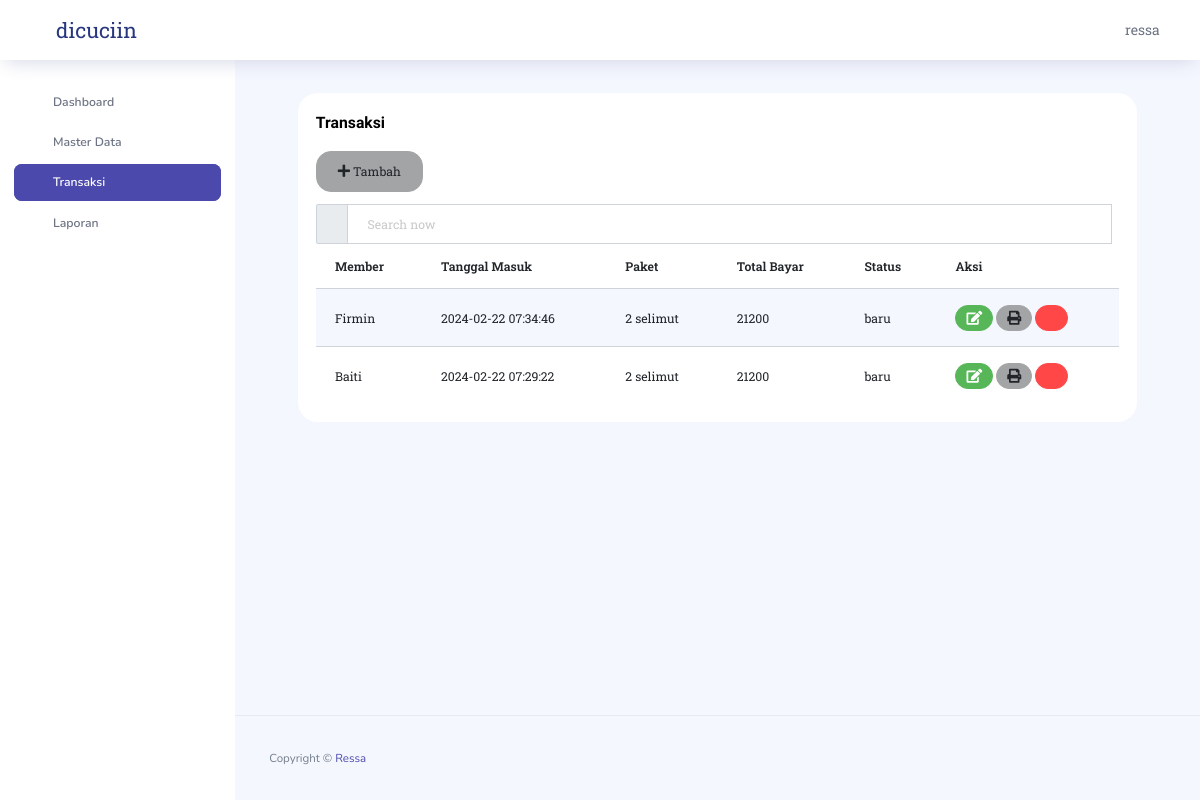
The page /laundryyy/transaksi.php (signed in) on the database as committed earlier.
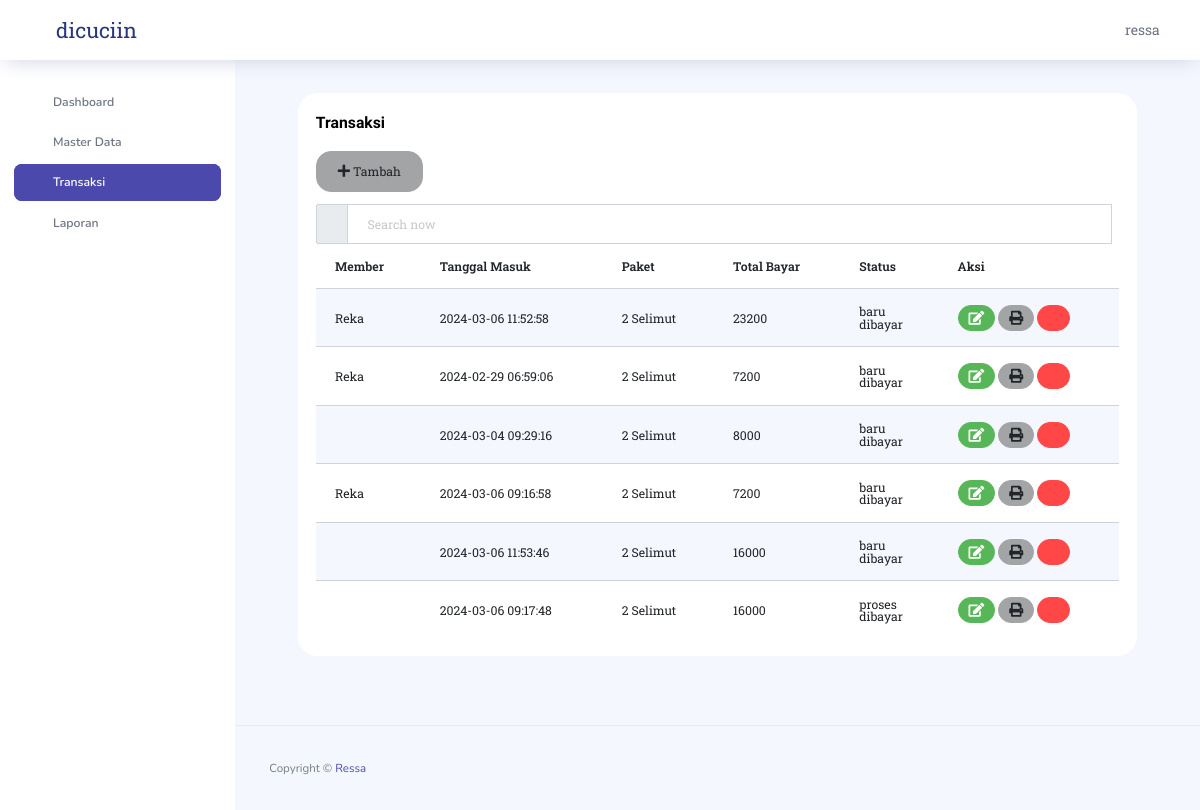
The same page on the database as committed later.
### tables this page shows
CREATE TABLE `tb_detail_transaksi` (
  `id` int(11) NOT NULL,
  `id_transaksi` int(11) NOT NULL,
  `id_paket` int(11) NOT NULL,
  `qty` double NOT NULL,
  `keterangan` text NOT NULL,
  `bukti_tran` varchar(25) NOT NULL
);

CREATE TABLE `tb_member` (
  `id` int(11) NOT NULL,
  `nama_member` varchar(100) NOT NULL,
  `alamat` text NOT NULL,
  `jenis_kelamin` enum('L','P') NOT NULL,
  `tlp` varchar(15) NOT NULL
);

CREATE TABLE `tb_transaksi` (
  `id` int(11) NOT NULL,
  `id_outlet` int(11) NOT NULL,
  `kode_invoice` varchar(100) NOT NULL,
  `id_member` varchar(50) NOT NULL,
  `tgl` datetime NOT NULL,
  `batas_waktu` datetime NOT NULL,
  `tgl_bayar` datetime NOT NULL,
  `biaya_tambahan` int(11) NOT NULL,
  `diskon` double NOT NULL,
  `pajak` int(11) NOT NULL,
  `status` enum('baru','proses','selesai','diambil') NOT NULL DEFAULT 'baru',
  `dibayar` enum('dibayar','belum_dibayar') NOT NULL,
  `id_user` int(11) NOT NULL DEFAULT 1111
);

CREATE TABLE `tb_paket` (
  `id` int(11) NOT NULL,
  `id_outlet` int(11) NOT NULL,
  `jenis` enum('kiloan','selimut','bed_cover','kaos','lain') NOT NULL,
  `nama_paket` varchar(100) NOT NULL,
  `harga` int(11) NOT NULL,
  `estimasi` varchar(3) NOT NULL,
  `foto_paket` varchar(100) NOT NULL
);

### laundryyy/transaksi.php (the view, shortened to what the changed rows need)
<!DOCTYPE html>
<html lang="en">
<head>
    <?php include 'head.php'; ?>
</head>
<body>
    <div class="container-scroller">
        <div class="container-fluid page-body-wrapper">
                <?php include 'sidebar.php' ?>
            <div class="main-panel">
                <div class="content-wrapper">
                    <div class="col-md-12">
                        <div class="col-lg-12 grid-margin stretch-card">
                            <div class="card">
                                <div class="card-body">
                                    <div class="table-responsive">
                                        <table class="table table-striped" id="outlet-table">
                                            <thead>
                                                <tr>
                                                    <th>Member</th>
                                                    <th>Tanggal Masuk</th>
                                                    <th>Paket</th>
                                                    <th>Total Bayar</th>
                                                    <th>Status</th>
                                                    <th>Aksi</th>
                                                </tr>
                                            </thead>
                                            <tbody>
                                                <?php
                                                $queryTran = "SELECT
                                                tb_detail_transaksi.*,
                                                tb_transaksi.*,
                                                tb_paket.*,
                                                tb_member.*,
                                                ((tb_paket.harga * tb_detail_transaksi.qty) + tb_transaksi.biaya_tambahan + tb_transaksi.pajak - (tb_transaksi.diskon / 100 * tb_paket.harga)) AS total
                                            FROM
                                                tb_detail_transaksi
                                            JOIN
                                                tb_transaksi ON tb_detail_transaksi.id_transaksi = tb_transaksi.id
                                            JOIN
                                                tb_paket ON tb_detail_transaksi.id_paket = tb_paket.id
                                            LEFT JOIN
                                                tb_member ON tb_transaksi.id_member = tb_member.id;
                                            ";
                                                $tranResult = $conn->query($queryTran);
                                                if ($tranResult->num_rows > 0) {
                                                    while ($transaksi = $tranResult->fetch_assoc()) { ?>
                                                        <tr>
                                                            <td>
                                                                <?php echo $transaksi['nama_member']; ?>
                                                            </td>
                                                            <td>
                                                                <?php echo $transaksi['tgl']; ?>
                                                            </td>
                                                            <td>
                                                                <?php echo $transaksi['nama_paket']; ?></label>
                                                            </td>
                                                            <td>
                                                                <?php echo $transaksi['total']; ?>
                                                            </td>
                                                            <td>
                                                                <?php echo $transaksi['status']; ?><br>
                                                                <?php echo $transaksi['dibayar']; ?>
                                                            </td>
                                                            <td>
                                                                <a href="edit_tran.php?id=<?= $transaksi["id_transaksi"]; ?>"
                                                                    class="btn btn-success btn-small"><i
                                                                        class="fas fa-edit"></i></a>
                                                                <a href="print_struk.php?id=<?= $transaksi["id_transaksi"]; ?>"
                                                                    class="btn btn-secondary btn-small"><i
                                                                        class="fas fa-print"></i></a>
                                                                <a class="btn btn-danger btn-small delete-btn"
                                                                    data-toggle="modal" data-target="#hapus"
                                                                    data-userid="<?= $transaksi["id_transaksi"]; ?>">
                                                                    <i class="icon-trash"></i>
                                                            </td>
                                                        </tr>
                                                        <?php
                                                    }
                                                }
                                                ?>
                                            </tbody>
                                        </table>
                                    </div>
                                </div>
                            </div>
                        </div>
                    </div>
                </div>
            </div>
        </div>
    </div>
</body>
</html>

Rows that differ between the two databases and show on the page:
removed tb_detail_transaksi: tb_member.nama_member "Firmin", id_transaksi.tgl "2024-02-22 07:34:46", id_paket.nama_paket "2 selimut", total "21200", id_transaksi.status "baru"
removed tb_detail_transaksi: tb_member.nama_member "Baiti", id_transaksi.tgl "2024-02-22 07:29:22", id_paket.nama_paket "2 selimut", total "21200", id_transaksi.status "baru"
added tb_detail_transaksi: tb_member.nama_member "Reka", id_transaksi.tgl "2024-03-06 11:52:58", id_paket.nama_paket "2 Selimut", total "23200", id_transaksi.status "baru", id_transaksi.dibayar "dibayar"
added tb_detail_transaksi: tb_member.nama_member "Reka", id_transaksi.tgl "2024-02-29 06:59:06", id_paket.nama_paket "2 Selimut", total "7200", id_transaksi.status "baru", id_transaksi.dibayar "dibayar"
added tb_detail_transaksi: id_transaksi.tgl "2024-03-04 09:29:16", id_paket.nama_paket "2 Selimut", total "8000", id_transaksi.status "baru", id_transaksi.dibayar "dibayar"
added tb_detail_transaksi: tb_member.nama_member "Reka", id_transaksi.tgl "2024-03-06 09:16:58", id_paket.nama_paket "2 Selimut", total "7200", id_transaksi.status "baru", id_transaksi.dibayar "dibayar"
added tb_detail_transaksi: id_transaksi.tgl "2024-03-06 11:53:46", id_paket.nama_paket "2 Selimut", total "16000", id_transaksi.status "baru", id_transaksi.dibayar "dibayar"
added tb_detail_transaksi: id_transaksi.tgl "2024-03-06 09:17:48", id_paket.nama_paket "2 Selimut", total "16000", id_transaksi.status "proses", id_transaksi.dibayar "dibayar"
